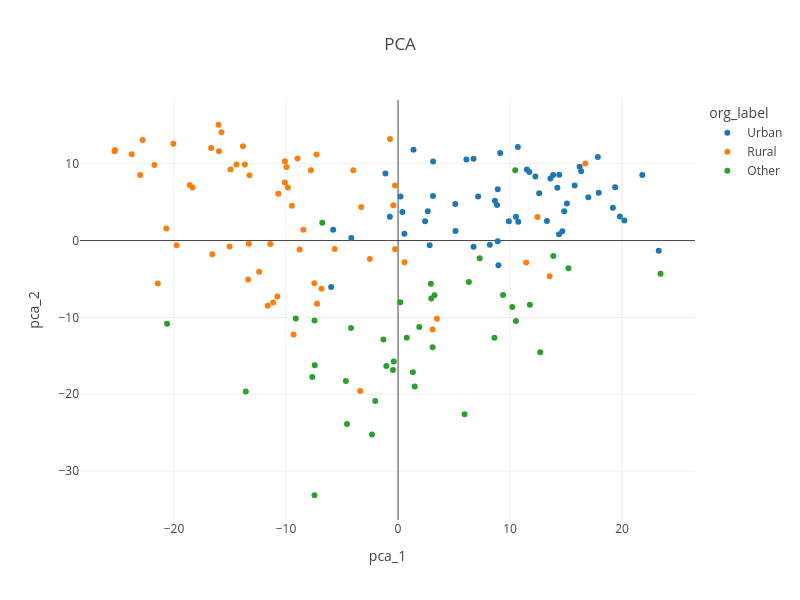

Here is the notebook cell this chart was saved with:
### Code cell
fig = px.scatter(pca_df, x="pca_1", y="pca_2",
                 color="org_label",
                 hover_data=["document", "org_label"],
                 height=600,
                 width=800,
                 title="PCA"
                )
fig.show()

### Figure 1 — Plotly figure (JSON) as saved in the notebook; plotly's stock layout.template omitted (floating-point values rounded to 4 significant figures)
{"data": [{"customdata": [["kid25221.txt", "Urban"], ["Hoffmann_DesVettersEckfenster_zeno.txt", "Urban"], ["Hoffmann_MeisterFloh.txt", "Urban"], ["Hauff_DieBettlerinvomPontdesArts_gutenberg.txt", "Urban"], ["Hauff_JudSüss_zeno.txt", "Urban"], ["Häring_Cabanis_gutenberg.txt", "Urban"], ["gutzkow_wally_1835.txt", "Urban"], ["Gutzkow_Seraphine_gutenberg.txt", "Urban"], ["tieck_ueberfluss_1910.txt", "Urban"], ["Häring_DerRolandvonBerlin.Band3.txt", "Urban"], ["Häring_DerRolandvonBerlin.Band2.txt", "Urban"], ["Häring_DerRolandvonBerlin.Band1.txt", "Urban"], ["lewald_jenny01_1843.txt", "Urban"], ["Aston_AusdemLebeneinerFrau_gutenberg.txt", "Urban"], ["Gutzkow_DieRittervomGeiste_zeno.txt", "Urban"], ["Raabe_DieChronikderSperlingsgasse_gutenberg.txt", "Urban"], ["Spielhagen_InReihundGliedErsterTheil_gutenberg.txt", "Urban"], ["Spielhagen_InReih'undGlied.ZweiterTheil.txt", "Urban"], ["kid35893.txt", "Urban"], ["Fontane_VordemSturm_zeno.txt", "Urban"], ["Ebner-Eschenbach_LottidieUhrmacherin_zeno.txt", "Urban"], ["fontane_wuthenow_1883.txt", "Urban"], ["Stinde_DieFamilieBuchholzAusdemLebenderHauptstadt_gutenberg.txt", "Urban"], ["Stinde_DerFamilieBuchholzzweiterTheil_gutenberg.txt", "Urban"], ["Stinde_DerFamilieBuchholzdritterTheilWilhelmine_gutenberg.txt", "Urban"], ["Fontane_Cécile_zeno.txt", "Urban"], ["Fontane_IrrungenWirrungen_zeno.txt", "Urban"], ["kretzer_timpe_1888.txt", "Urban"], ["Fontane_LAdultera_zeno.txt", "Urban"], ["Fontane_Stine_zeno.txt", "Urban"], ["Fontane_FrauJennyTreibel_zeno.txt", "Urban"], ["Fontane_DiePoggenpuhls_zeno.txt", "Urban"], ["Stinde_HotelBuchholz_gutenberg.txt", "Urban"], ["Fontane_DerStechlin_zeno.txt", "Urban"], ["Buddenbrooks_1990.txt", "Urban"], ["Stinde_EmmadasgeheimnisvolleHausmädchen_gutenberg.txt", "Urban"], ["Kretzer_DerMannohneGewissen_gutenberg.txt", "Urban"], ["Hermann_JettchenGebert_gutenberg.txt", "Urban"], ["Fontane_MathildeMöring_zeno.txt", "Urban"], ["Hermann_HenrietteJacoby_gutenberg.txt", "Urban"], ["Hermann_Kubinke_gutenberg.txt", "Urban"], ["Rilke_AufzeichnungendesMalteLauridsBrigge_gutenberg.txt", "Urban"], ["Hermann_DieNachtdesDoktorHerzfeld_gutenberg.txt", "Urban"], ["Meyer_DerGolem_gutenberg.txt", "Urban"], ["Meyer_DasgrüneGesicht_gutenberg.txt", "Urban"], ["Hermann_Schnee_gutenberg.txt", "Urban"], ["Ringelnatz_…linerRoma…_zeno.txt", "Urban"], ["Hermann_DerkleineGast_gutenberg.txt", "Urban"], ["kid27904.txt", "Urban"], ["Hessel_HeimlichesBerlin_gutenberg.txt", "Urban"], ["Musil_DerMannohneEigenschaftenErstesBuch_gutenberg.txt", "Urban"], ["Fallada_KleinerMann-wasnun_gutenberg.txt", "Urban"], ["Braune_JungeLeuteinderStadt_gutenberg.txt", "Urban"], ["Musil_DerMannohneEigenschaftenZweitesBuch_gutenberg.txt", "Urban"], ["Hermann_EineZeitstirbt_gutenberg.txt", "Urban"], ["Hermann_Rosenemil_gutenberg.txt", "Urban"]], "hovertemplate": "org_label=%{customdata[1]}<br>pca_1=%{x}<br>pca_2=%{y}<br>document=%{customdata[0]}<extra></extra>", "legendgroup": "Urban", "marker": {"color": "#1F77B4", "symbol": "circle"}, "mode": "markers", "name": "Urban", "orientation": "v", "showlegend": true, "type": "scatter", "x": [6.103, 8.962, 17.83, 10.52, 16.34, 3.128, 14.67, 8.902, 7.146, -5.792, -4.171, -0.7329, 9.116, 19.8, 0.5658, 2.824, -5.971, 14.83, 0.3908, 1.38, 17.91, 5.112, 6.739, 8.19, 10.69, 5.126, 6.74, -1.129, 8.649, 13.84, 11.72, 2.65, 9.887, 0.2179, 11.5, 2.41, 14.39, 15.76, 14.22, 21.8, 3.12, 16.21, 12.6, 19.38, 16.99, 14.37, 13.29, 8.831, 23.27, 19.18, 13.6, 20.2, 15.07, 12.26, 8.894, 10.73], "xaxis": "x", "y": [10.57, -3.22, 10.88, 3.108, 9.034, 10.3, 1.201, 6.678, 5.744, 1.405, 0.338, 3.085, 11.39, 3.12, 0.8955, -0.5995, -6.046, 3.826, 3.712, 11.83, 6.236, 4.773, 10.67, -0.53, 12.19, 1.245, -0.8119, 8.742, 5.186, 8.545, 8.92, 3.823, 2.529, 5.74, 9.262, 2.501, 8.558, 7.16, 6.884, 8.528, 5.789, 9.626, 6.161, 6.947, 5.633, 0.834, 2.536, 4.634, -1.324, 4.287, 8.074, 2.607, 4.812, 8.345, -0.09298, 2.452], "yaxis": "y"}, {"customdata": [["kid36487.txt", "Rural"], ["Immermann_Oberhof_gutenberg.txt", "Rural"], ["goethe_wahlverw01_1809.txt", "Rural"], ["Zschokke_Goldmacherdorf_zeno.txt", "Rural"], ["Arnim_DieMajoratsherren_zeno.txt", "Rural"], ["Tieck_DerAufruhrindenCevennen.txt", "Rural"], ["kid25453.txt", "Rural"], ["kid25454.txt", "Rural"], ["Goethe_Novelle_gutenberg.txt", "Rural"], ["Bitzius_DerBauernspiegel.txt", "Rural"], ["Bitzius_WiefünfMädchenimBranntweinumkommen_gutenberg.txt", "Rural"], ["Bitzius_LeidenundFreudeneinesSchulmeisters.1.Teil.txt", "Rural"], ["Bitzius_LeidenundFreudeneinesSchulmeisters.2.Teil.txt", "Rural"], ["Bitzius_UliderKnecht_gutenberg.txt", "Rural"], ["droste_judenbuche_1910.txt", "Rural"], ["Bitzius_DieschwarzeSpinne_zeno.txt", "Rural"], ["kid33112.txt", "Rural"], ["kid762.txt", "Rural"], ["stifter_brigitta_1910.txt", "Rural"], ["Schirges_DerBälgentretervonEilersrode_gutenberg.txt", "Rural"], ["Dronke_DieMaikönigin_gutenberg.txt", "Rural"], ["Rank_DerIrrkerundseinWeib_gutenberg.txt", "Rural"], ["Kinkel_DieHeimatlosen_gutenberg.txt", "Rural"], ["otto_bauernsohn_1849.txt", "Rural"], ["Bitzius_UliderPächter_zeno.txt", "Rural"], ["auerbach_diethelm_1910.txt", "Rural"], ["Wildermuth_DasDörtchenvonRebenbach_zeno.txt", "Rural"], ["Auerbach_Barfüßele_gutenberg.txt", "Rural"], ["Kurz_DerWeihnachtsfund_gutenberg.txt", "Rural"], ["Ludwig_ZwischenHimmelundErde_zeno.txt", "Rural"], ["Meyr_DieLehrersbraut_gutenberg.txt", "Rural"], ["Meyr_LudwigundAnnemarie_gutenberg.txt", "Rural"], ["Ludwig_DieHeitereteiundihrWiderspiel_zeno.txt", "Rural"], ["Storm_ImSchloß_zeno.txt", "Rural"], ["Marlitt_SchulmeistersMarie_gutenberg.txt", "Rural"], ["Meyr_GleichundGleich_gutenberg.txt", "Rural"], ["Storm_DraußenimHeidedorf_zeno.txt", "Rural"], ["Keller_RomeoundJuliaaufdemDorfe_gutenberg.txt", "Rural"], ["Roßegger_DieSchriftendesWaldschulmeisters_zeno.txt", "Rural"], ["Anzengruber_DergottüberlegenJakob_zeno.txt", "Rural"], ["Ebner-Eschenbach_DieResel.txt", "Rural"], ["Ebner-Eschenbach_Krambambuli_zeno.txt", "Rural"], ["Auerbach_SchwarzwälderDorfgeschichten_zeno.txt", "Rural"], ["Anzengruber_DerSternsteinhof_zeno.txt", "Rural"], ["Polenz_DerBüttnerbauer_gutenberg.txt", "Rural"], ["Ebner-Eschenbach_DasGemeindekind_zeno.txt", "Rural"], ["Sudermann_FrauSorge_gutenberg.txt", "Rural"], ["Kröger_EinestilleWelt_gutenberg.txt", "Rural"], ["Polenz_DerGrabenhäger_gutenberg.txt", "Rural"], ["Viebig_KinderderEifel_gutenberg.txt", "Rural"], ["Heer_AnheiligenWassern_gutenberg.txt", "Rural"], ["Frenssen_JörnUhl_gutenberg.txt", "Rural"], ["Holzamer_ImDorfundDraußen_gutenberg.txt", "Rural"], ["Keller_DieHeimat_gutenbergOrg.txt", "Rural"], ["Heer_DerWetterwart_gutenberg.txt", "Rural"], ["Holzamer_VorJahrundTag_gutenberg.txt", "Rural"], ["Viebig_DasKreuzimVenn_gutenberg.txt", "Rural"], ["Löns_DerWehrwolf_gutenberg.txt", "Rural"], ["Federer_BergeundMenschen_gutenberg.txt", "Rural"], ["Ebner-Eschenbach_DieSünderin_gutenberg.txt", "Rural"], ["Steher_DerHeiligenhof_gutenberg.txt", "Rural"]], "hovertemplate": "org_label=%{customdata[1]}<br>pca_1=%{x}<br>pca_2=%{y}<br>document=%{customdata[0]}<extra></extra>", "legendgroup": "Rural", "marker": {"color": "#FF7F0E", "symbol": "circle"}, "mode": "markers", "name": "Rural", "orientation": "v", "showlegend": true, "type": "scatter", "x": [-18.34, -0.2655, -2.522, -23.02, 16.72, -12.4, 3.464, -10.78, -3.373, -15.76, -14.43, -13.84, -15.99, -13.67, -16.58, -13.26, -8.784, -21.75, 11.43, -9.485, -13.38, -16.68, -21.44, -20.69, -8.975, -16.03, -6.831, -25.31, -7.281, -0.4186, -22.8, -23.77, 0.5722, 12.44, -10.1, -20.06, -3.992, -18.6, -11.15, -8.451, 13.53, -9.329, -25.27, -10.7, -0.2814, -7.777, -3.288, -15.04, -0.716, -7.475, -19.76, -9.956, -13.32, -9.837, -11.63, -14.96, -10.11, -11.41, -7.231, 3.084, -5.66], "xaxis": "x", "y": [6.905, -1.127, -2.398, 8.549, 10.04, -4.056, -10.17, -7.281, -19.6, 14.11, 9.906, 12.29, 11.64, 9.893, -1.78, 8.491, -1.155, 9.837, -2.872, 4.516, -5.059, 12.07, -5.599, 1.556, 10.69, 15.08, -6.292, 11.63, 11.2, 4.607, 13.1, 11.23, -2.825, 3.066, 10.32, 12.61, 9.156, 7.246, -8.066, 1.393, -4.662, -12.24, 11.79, 6.082, 7.157, 9.139, 4.359, -0.7873, 13.24, -5.564, -0.5959, 9.591, -0.416, 6.925, -8.492, 9.263, 7.559, -0.4505, -8.23, -11.59, -1.103], "yaxis": "y"}, {"customdata": [["kid32050.txt", "Other"], ["kid28966.txt", "Other"], ["kid28027.txt", "Other"], ["Kleist_DasBettelweibvonLocarno.txt", "Other"], ["fouque_undine_1811.txt", "Other"], ["Fouqué_SintramundseineGefährten_gutenberg.txt", "Other"], ["arnima_invalide_1818.txt", "Other"], ["kid29838.txt", "Other"], ["kid30523.txt", "Other"], ["kid30765.txt", "Other"], ["kid30235.txt", "Other"], ["Grillparzer_DasKlosterbeiSendomir.txt", "Other"], ["Tieck_DieAhnenprobe.txt", "Other"], ["Gutzkow_MahaGuru.ErsterTheil.txt", "Other"], ["Gutzkow_MahaGuru.ZweiterTheil.txt", "Other"], ["Tieck_DasalteBuchunddieReiseinsBlauehinein.txt", "Other"], ["Stifter_DerCondor.txt", "Other"], ["Stifter_DerHochwald.txt", "Other"], ["Stifter_Abdias.txt", "Other"], ["kid24143.txt", "Other"], ["Gerstäcker_DieRegulatoreninArkansas_gutenberg.txt", "Other"], ["Gerstäcker_DieFlußpiratendesMississippi_gutenberg.txt", "Other"], ["kid27408.txt", "Other"], ["Heyse_L'Arrabbiata_zeno.txt", "Other"], ["Gerstäcker_Tahiti_gutenberg.txt", "Other"], ["Eichendorff_EineMeerfahrt.txt", "Other"], ["Möllhausen_DasMormonenmädchen-Band1_gutenberg.txt", "Other"], ["Möllhausen_DasMormonenmädchen-Band2_gutenberg.txt", "Other"], ["Storm_EineHalligfahrt_zeno.txt", "Other"], ["Laßwitz_BiszumNullpunktdesSeinsundandereScience-Fiction-Erzählungen_gutenberg.txt", "Other"], ["May_OldFirehand.txt", "Other"], ["Laßwitz_GegendasWeltgesetz_gutenberg.txt", "Other"], ["kid22151.txt", "Other"], ["May_DurchdieWüste.txt", "Other"], ["Meyer_GustavAdolfsPage_zeno.txt", "Other"], ["kid31162.txt", "Other"], ["May_DerSchatzimSilbersee.txt", "Other"], ["lasswitz_planeten01_1897.txt", "Other"], ["kid35438.txt", "Other"]], "hovertemplate": "org_label=%{customdata[1]}<br>pca_1=%{x}<br>pca_2=%{y}<br>document=%{customdata[0]}<extra></extra>", "legendgroup": "Other", "marker": {"color": "#2CA02C", "symbol": "circle"}, "mode": "markers", "name": "Other", "orientation": "v", "showlegend": true, "type": "scatter", "x": [15.21, -4.199, -20.62, 23.43, -4.558, -2.037, 6.328, -1.31, 1.486, 5.939, 1.324, 9.373, 10.46, 10.19, 1.895, -9.129, 10.52, -7.655, 7.292, -13.59, -7.458, 0.7787, -7.436, -1.048, -0.4562, -7.463, 2.968, 0.1907, 2.929, 13.86, -2.332, 8.604, 11.77, 3.087, 3.253, -6.765, -4.657, 12.69, -0.3835], "xaxis": "x", "y": [-3.604, -11.37, -10.83, -4.317, -23.87, -20.9, -5.392, -12.88, -19.01, -22.63, -17.16, -7.074, 9.15, -8.643, -11.27, -10.16, -10.47, -17.76, -2.314, -19.65, -10.41, -12.64, -16.23, -16.34, -16.85, -33.17, -7.548, -8.022, -5.629, -2.022, -25.25, -12.64, -8.358, -13.88, -7.121, 2.317, -18.28, -14.54, -15.75], "yaxis": "y"}], "layout": {"height": 600, "legend": {"title": {"text": "org_label"}, "tracegroupgap": 0}, "title": {"text": "PCA"}, "width": 800, "xaxis": {"anchor": "y", "domain": [0, 1], "title": {"text": "pca_1"}}, "yaxis": {"anchor": "x", "domain": [0, 1], "title": {"text": "pca_2"}}}}
